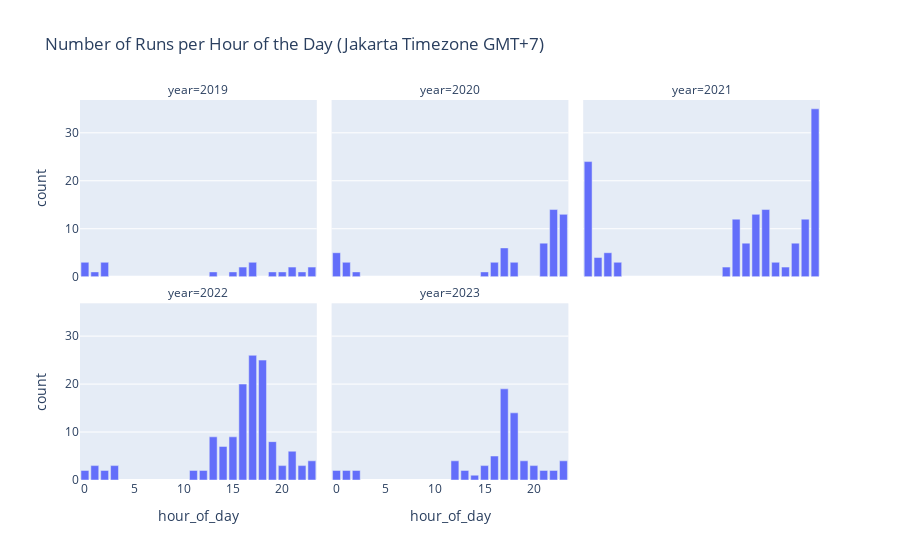

The notebook cell saved with this chart:
### Code cell
runs_df['hour_of_day'] = runs_df['activity_date'].dt.tz_localize('UTC').dt.tz_convert('Asia/Jakarta').dt.hour
runs_df['year'] = runs_df['activity_date'].dt.year

runs_per_hour = runs_df.groupby(['year', 'hour_of_day']).size().reset_index(name='count')

px.bar(runs_per_hour, x='hour_of_day', y='count', facet_col='year', facet_col_wrap=3, title='Number of Runs per Hour of the Day (Jakarta Timezone GMT+7)')

### Figure 1 — Plotly figure (JSON) as saved in the notebook; plotly's stock layout.template omitted (floating-point values rounded to 4 significant figures)
{"data": [{"alignmentgroup": "True", "hovertemplate": "year=2019<br>hour_of_day=%{x}<br>count=%{y}<extra></extra>", "legendgroup": "", "marker": {"color": "#636efa", "pattern": {"shape": ""}}, "name": "", "offsetgroup": "", "orientation": "v", "showlegend": false, "textposition": "auto", "type": "bar", "x": [0, 1, 2, 13, 15, 16, 17, 19, 20, 21, 22, 23], "xaxis": "x4", "y": [3, 1, 3, 1, 1, 2, 3, 1, 1, 2, 1, 2], "yaxis": "y4"}, {"alignmentgroup": "True", "hovertemplate": "year=2020<br>hour_of_day=%{x}<br>count=%{y}<extra></extra>", "legendgroup": "", "marker": {"color": "#636efa", "pattern": {"shape": ""}}, "name": "", "offsetgroup": "", "orientation": "v", "showlegend": false, "textposition": "auto", "type": "bar", "x": [0, 1, 2, 15, 16, 17, 18, 21, 22, 23], "xaxis": "x5", "y": [5, 3, 1, 1, 3, 6, 3, 7, 14, 13], "yaxis": "y5"}, {"alignmentgroup": "True", "hovertemplate": "year=2021<br>hour_of_day=%{x}<br>count=%{y}<extra></extra>", "legendgroup": "", "marker": {"color": "#636efa", "pattern": {"shape": ""}}, "name": "", "offsetgroup": "", "orientation": "v", "showlegend": false, "textposition": "auto", "type": "bar", "x": [0, 1, 2, 3, 14, 15, 16, 17, 18, 19, 20, 21, 22, 23], "xaxis": "x6", "y": [24, 4, 5, 3, 2, 12, 7, 13, 14, 3, 2, 7, 12, 35], "yaxis": "y6"}, {"alignmentgroup": "True", "hovertemplate": "year=2022<br>hour_of_day=%{x}<br>count=%{y}<extra></extra>", "legendgroup": "", "marker": {"color": "#636efa", "pattern": {"shape": ""}}, "name": "", "offsetgroup": "", "orientation": "v", "showlegend": false, "textposition": "auto", "type": "bar", "x": [0, 1, 2, 3, 11, 12, 13, 14, 15, 16, 17, 18, 19, 20, 21, 22, 23], "xaxis": "x", "y": [2, 3, 2, 3, 2, 2, 9, 7, 9, 20, 26, 25, 8, 3, 6, 3, 4], "yaxis": "y"}, {"alignmentgroup": "True", "hovertemplate": "year=2023<br>hour_of_day=%{x}<br>count=%{y}<extra></extra>", "legendgroup": "", "marker": {"color": "#636efa", "pattern": {"shape": ""}}, "name": "", "offsetgroup": "", "orientation": "v", "showlegend": false, "textposition": "auto", "type": "bar", "x": [0, 1, 2, 12, 13, 14, 15, 16, 17, 18, 19, 20, 21, 22, 23], "xaxis": "x2", "y": [2, 2, 2, 4, 2, 1, 3, 5, 19, 14, 4, 3, 2, 2, 4], "yaxis": "y2"}], "layout": {"annotations": [{"font": {}, "showarrow": false, "text": "year=2022", "x": 0.16, "xanchor": "center", "xref": "paper", "y": 0.465, "yanchor": "bottom", "yref": "paper"}, {"font": {}, "showarrow": false, "text": "year=2023", "x": 0.5, "xanchor": "center", "xref": "paper", "y": 0.465, "yanchor": "bottom", "yref": "paper"}, {"font": {}, "showarrow": false, "text": "year=2019", "x": 0.16, "xanchor": "center", "xref": "paper", "y": 1.0, "yanchor": "bottom", "yref": "paper"}, {"font": {}, "showarrow": false, "text": "year=2020", "x": 0.5, "xanchor": "center", "xref": "paper", "y": 1.0, "yanchor": "bottom", "yref": "paper"}, {"font": {}, "showarrow": false, "text": "year=2021", "x": 0.84, "xanchor": "center", "xref": "paper", "y": 1.0, "yanchor": "bottom", "yref": "paper"}], "barmode": "relative", "legend": {"tracegroupgap": 0}, "title": {"text": "Number of Runs per Hour of the Day (Jakarta Timezone GMT+7)"}, "xaxis": {"anchor": "y", "domain": [0, 0.32], "title": {"text": "hour_of_day"}}, "xaxis2": {"anchor": "y2", "domain": [0.34, 0.66], "matches": "x", "title": {"text": "hour_of_day"}}, "xaxis3": {"anchor": "y3", "domain": [0.68, 1.0], "matches": "x", "title": {"text": "hour_of_day"}}, "xaxis4": {"anchor": "y4", "domain": [0, 0.32], "matches": "x", "showticklabels": false}, "xaxis5": {"anchor": "y5", "domain": [0.34, 0.66], "matches": "x", "showticklabels": false}, "xaxis6": {"anchor": "y6", "domain": [0.68, 1.0], "matches": "x", "showticklabels": false}, "yaxis": {"anchor": "x", "domain": [0, 0.465], "title": {"text": "count"}}, "yaxis2": {"anchor": "x2", "domain": [0, 0.465], "matches": "y", "showticklabels": false}, "yaxis3": {"anchor": "x3", "domain": [0, 0.465], "matches": "y", "showticklabels": false}, "yaxis4": {"anchor": "x4", "domain": [0.535, 1.0], "matches": "y", "title": {"text": "count"}}, "yaxis5": {"anchor": "x5", "domain": [0.535, 1.0], "matches": "y", "showticklabels": false}, "yaxis6": {"anchor": "x6", "domain": [0.535, 1.0], "matches": "y", "showticklabels": false}}}
